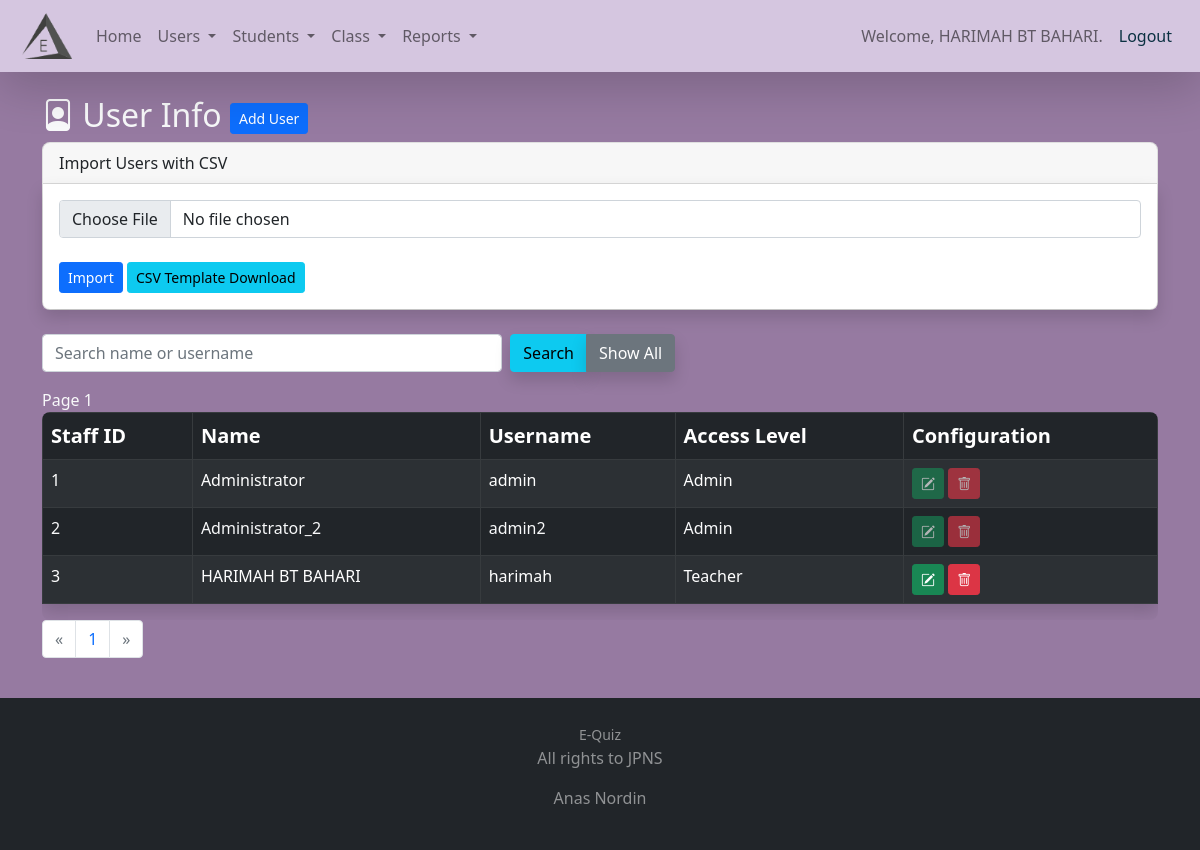
Screenshot of /admin/user_info.php?page=1 (signed in) with the database file from the repository.
### tables this page shows
CREATE TABLE `user` (
  `u_id` int(11) NOT NULL,
  `user_name` varchar(150) NOT NULL,
  `u_username` varchar(30) NOT NULL,
  `u_password` varchar(35) NOT NULL,
  `u_access_lvl` tinyint(4) NOT NULL,
  `date_updated` datetime NOT NULL DEFAULT current_timestamp() ON UPDATE current_timestamp()
);

### admin/user_info.php (the view, shortened to what this page needs)
<?php
include("admin_header.php");
include('../inc/database.php');
$rpp = 10;
isset($_GET['page']) ? $page = $_GET['page'] : $page = 0;
if($page > 1) {
    $start = ($page * $rpp) - $rpp;
} else {
    $start = 0;
}
$sql="SELECT * FROM user";
$query=$conn->query($sql);
$numRows = $query->num_rows;
$totalPages = $numRows / $rpp;
?>
<div class="container text-light">
    <br>
    <h2 class="bi bi-file-person">
        User Info <a href="user_form.php" class="btn btn-sm btn-primary">Add User</a>
    </h2>
    <div class="card text-dark" style="width: inherit;">
        <form action="import_process.php" method="post" enctype="multipart/form-data">
            <div class="card-header">
                Import Users with CSV
            </div>
            <div class="card-body shadow">
                <input type="file" name="file" class="form-control" required> <br>
                <input type="submit" name="saveimport" value="Import" class="btn btn-sm btn-primary">
                <a href="../assets/user.csv" class="btn btn-sm btn-info" title="User CSV" download>CSV Template Download</a>
            </div>
        </form>
    </div>
    <br>
    <form class="row g-2" method="POST">
        <div class="col-5">
            <input type="text" class="form-control" placeholder="Search name or username" name="search">
        </div>
        <div class="col-auto">
            <div class="btn-group" role="group">
                <input type="submit" class="btn btn-info mb-3 shadow" name="submit" value="Search">
                <a href="user_info.php?page=1" class="btn btn-secondary mb-3 shadow">Show All</a>
            </div>
        </div>
    </form>
    <span>Page <?php echo $_GET['page']?></span>
    <div class="table-responsive table-scroll" style="max-height: 700px;">
        <table class="table table-dark table-striped text-light shadow table-bordered table-hover">
            <thead>
                <tr>
                    <th>Staff ID</th>
                    <th>Name</th>
                    <th>Username</th>
                    <th>Access Level</th>
                    <th>Configuration</th>
                </tr>
            </thead>
            <tbody>
                <?php
                    if(isset($_POST['submit'])):
                        $qsearch = $_POST['search'];
                        $sql2 = "SELECT * FROM user WHERE user_name LIKE '%$qsearch%' OR u_username LIKE '%$qsearch%'";
                    else:
                        $sql2="SELECT * FROM user ORDER BY u_id LIMIT $start, $rpp";;
                    endif;
                    $query2 = $conn->query($sql2);
                    $access[1]='Admin';
                    $access[2]='Teacher';
                        while($row=mysqli_fetch_assoc($query2)):
                            $level=$row['u_access_lvl'];
                ?>
                <tr>
                    <td>
                        <?php
                        echo $row['u_id'];
                        ?>
                    </td>
                    <td>
                        <?php
                        echo $row['user_name'];
                        ?>
                    </td>
                    <td>
                        <?php
                        echo $row['u_username'];
                        ?>
                    </td>
                    <td>
                        <?php
                        echo $access[$level];
                        ?>
                    </td>
                    <td>
                        <?php if ($level == 2): ?>
                        <a href="user_edit.php?id=<?php echo $row['u_id'] ?>" class="btn btn-sm btn-success bi bi-pencil-square" title="Edit"></a>
                        <a href="javascript:void(0)" onclick="delete_data('user_delete.php?id=<?php echo $row['u_id']?>')" class="btn btn-sm btn-danger bi bi-trash" title="Delete"></a>
                        <?php else: ?>
                        <a href="user_edit.php?id=<?php echo $row['u_id'] ?>" class="btn btn-sm btn-success bi bi-pencil-square disabled" title="Edit"></a>
                        <a href="javascript:void(0)" onclick="delete_data('user_delete.php?id=<?php echo $row['u_id']?>')" class="btn btn-sm btn-danger bi bi-trash disabled" title="Delete"></a>
                        <?php endif; ?>
                    </td>
                </tr>
                <?php
                        endwhile;
                ?>
            </tbody>
        </table>
    </div>
    <?php if (!(isset($_POST['submit']))): ?>
        <nav>
            <ul class="pagination">
                <li class="page-item <?php if ($_GET['page'] <= 1) { echo "disabled"; }?>">
                    <a class="page-link" href="?page=<?php echo $_GET['page'] - 1 ?>"><span aria-hidden="true">&laquo;</span></a>
                </li>
            <?php
            for ($i=1; $i < $totalPages + 1; $i++) { ?>
                <li class="page-item"><a class="page-link" href="?page=<?php echo $i ?>"><?php echo $i ?></a></li>
            <?php } ?>
                <li class="page-item <?php if ($_GET['page'] == $i - 1 or $_GET['page'] == '') { echo "disabled"; } ?>">
                    <a class="page-link" href="?page=<?php echo $_GET['page'] + 1 ?>"><span aria-hidden="true">&raquo;</span></a>
                </li>
            </ul>
        </nav>
    <?php endif ?>
</div>
<?php
include("admin_footer.php");
?>

### admin/admin_header.php (shortened to what this page needs)
<?php
include('../inc/database.php');
$sql="SELECT * FROM user WHERE u_id = " . $_SESSION['user_id'] . " ";
$query=$conn->query($sql);
$call=mysqli_fetch_assoc($query);
?>
<!DOCTYPE html>
<html lang="en">
    <head>
        <link href="https://cdn.jsdelivr.net/npm/bootstrap@5.0.2/dist/css/bootstrap.min.css" rel="stylesheet">
        <link rel="stylesheet" href="https://cdn.jsdelivr.net/npm/bootstrap-icons@1.7.2/font/bootstrap-icons.css">
        <link rel="stylesheet" href="https://cdn.jsdelivr.net/npm/select2@4.1.0-rc.0/dist/css/select2.min.css" />
        <link rel="stylesheet" href="https://cdn.jsdelivr.net/npm/select2-bootstrap-5-theme@1.2.0/dist/select2-bootstrap-5-theme.min.css" />
    </head>
    <body>
    <nav class="navbar navbar-expand-lg navbar-light bg-style shadow-lg">
        <div class="container-fluid">
            <a class="navbar-brand" href="index.php">
                <img src="../assets/logo_equiz_no_text.png" style="width:50px; margin-left: 10px;">
            </a>
            <div class="collapse navbar-collapse" id="navbarText">
                <ul class="navbar-nav me-auto mb-2 mb-lg-0">
                    <li class="nav-item active">
                        <a class="nav-link" href="index.php">Home</a>
                    </li>
                    <li class="nav-item dropdown">
                        <a class="nav-link dropdown-toggle" href="#" role="button" data-bs-toggle="dropdown" aria-expanded="false">
                            Users
                        </a>
                    </li>
                    <li class="nav-item dropdown">
                        <a class="nav-link dropdown-toggle" href="#" role="button" data-bs-toggle="dropdown" aria-expanded="false">
                            Students
                        </a>
                    </li>
                    <li class="nav-item dropdown">
                        <a class="nav-link dropdown-toggle" href="#" role="button" data-bs-toggle="dropdown" aria-expanded="false">
                            Class
                        </a>
                    </li>
                    <li class="nav-item dropdown">
                        <a class="nav-link dropdown-toggle" href="#" role="button" data-bs-toggle="dropdown" aria-expanded="false">
                            Reports
                        </a>
                    </li>
                </ul>
                <span class="navbar-text">
                    <?php echo "Welcome, ".$call['user_name']. "." ?>
                </span>
                <span class="navbar-text">
                    <a class="nav-link" style="color: #0B3142;" href="logout.php">Logout</a>
                </span>
            </div>
        </div>
    </nav>

### admin/admin_header.php (style rules this page uses)
.bg-style { background: #D5C6E0; }
html, body, .intro { height: 100%; }
table td, table th { text-overflow: ellipsis; white-space: nowrap; overflow: hidden; }
thead th { color: #fff; }
.card { border-radius: .5rem; }
.table-scroll { border-radius: .5rem; }
.table-scroll table thead th { font-size: 1.25rem; }

### admin/admin_footer.php (style rules this page uses)
html, body { height: 100%; }
body { background: linear-gradient(to right, #967AA1, #967AA1); }

### rows the page displays
user: user_name "HARIMAH BT BAHARI", u_id "3", u_username "harimah", u_access_lvl "Teacher"
user: u_id "1", user_name "Administrator", u_username "admin", u_access_lvl "Admin"
user: u_id "2", user_name "Administrator_2", u_username "admin2", u_access_lvl "Admin"

### other values shown
$_GET['page'] "1"
